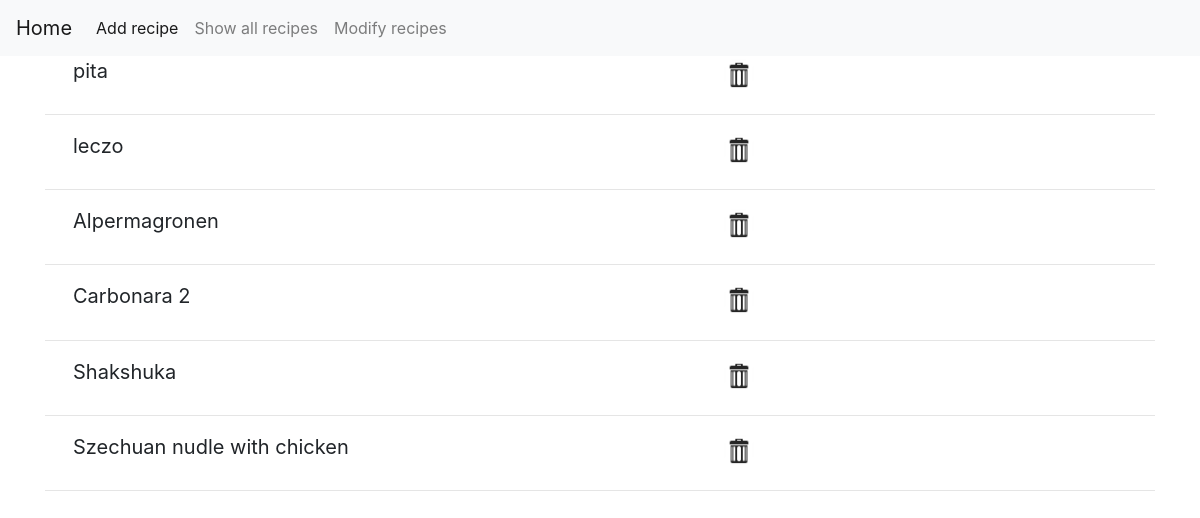
Before: /show_all_recipes with the older database file.
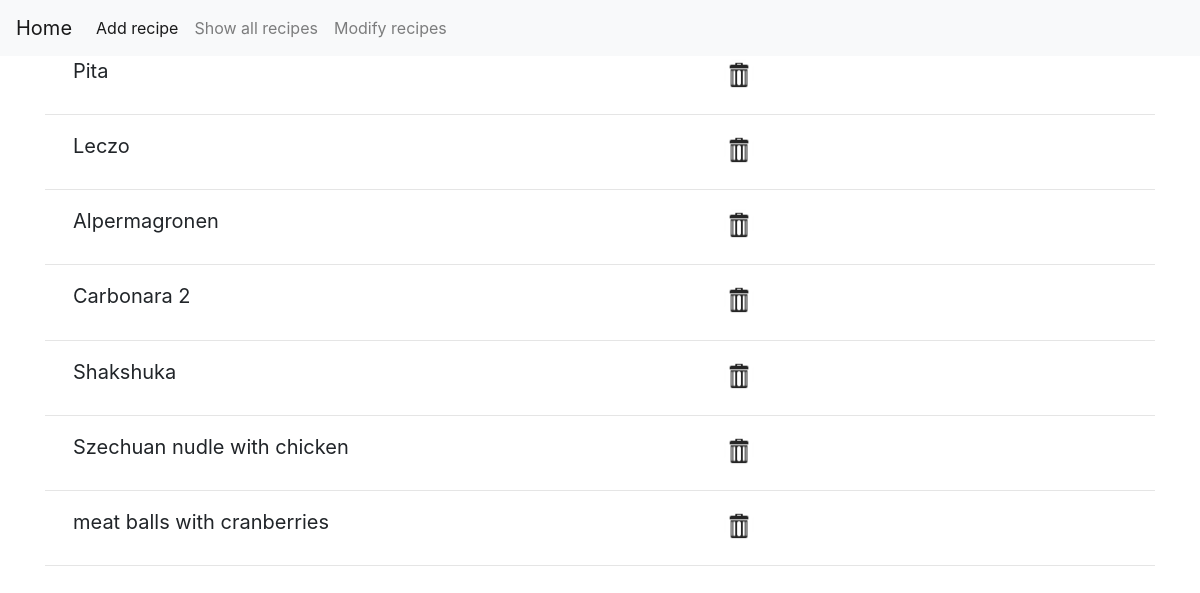
After: the same page with the newer database file.
### tables this page shows
CREATE TABLE recipes (id INTEGER PRIMARY KEY AUTOINCREMENT,recipes_name varchar(255));

### app.py (the view)
@app.route("/show_all_recipes")
def show_all_recipes():
    recipe_dict = get_all_recipes()
    return render_template("show_all_recipes.html",recipe_dict=recipe_dict)

### app.py (called while the page is built)
def get_all_recipes():
    db_answer = None
    con = dbcontext.dbConnection("recipes.db")
    db_answer = con.execute_read_query(f"""
                                        select
                                        recipes.recipes_name, ingredients.ingredient_name
                                        from recipes_ingredients
                                        join recipes
                                        on recipes.id = recipes_id
                                        join ingredients on
                                        ingredients.id = ingredient_id;""")
    all_recipes = [recipes for recipes in db_answer]
    recipe_dict={}
    for recipe in all_recipes:
        if recipe[0] not in recipe_dict:
            recipe_dict[recipe[0]]=[recipe[1]]
        else:
            recipe_dict[recipe[0]].append(recipe[1])
    return recipe_dict

### dbcontext.py (called while the page is built)
    def connect(self):
        connection = None
        try:
            connection = sqlite3.connect(self.path)
            print("Connection to SQLite DB successful")
        except Error as e:
            print(f"The error '{e}' occurred")
        return connection

    def execute_read_query(self,query):
        cursor = self.connect().cursor()
        result = None
        try:
            cursor.execute(query)
            result = cursor.fetchall()
            cursor.close()
            return result
        except Error as e:
            print(f"The error '{e}' occurred")

### templates/show_all_recipes.html (shortened to what this page needs)
{% extends "layout.html" %}
{% block body %}
{% for item in recipe_dict %}
<div class="container">
    <div class="container">
        <div class="row">
            <div class=" col-7">
                <button class="btn btn-light collapsed navbar-toggler" data-toggle="collapse" style = "white-space: normal; text-align :start" data-target="#{{ item }}" aria-expanded="true" aria-controls="collapseOne">
                    {{ item }}
                </button>
            </div>
            <div class="col-1">
                <form action="/delete_recipe_form" method="get" name="delete_recipe" id="delete">
                    <input type="image" src="/static/trash.png"  width="30" height="30" value = "Delete" name = "{{ item }}">
                </form>
            </div>
        </div>
        </div>
    <hr>
</div>
{% endfor %}
{% endblock %}

### templates/layout.html (shortened to what this page needs)
<!DOCTYPE html>
<html lang="en">
    <head>
        <link href="/static/styles.css" rel="stylesheet">
        <link rel="stylesheet" href="https://cdn.jsdelivr.net/npm/bootstrap@4.0.0/dist/css/bootstrap.min.css">
    </head>
    <body>
      <nav class="navbar navbar-expand-lg navbar-light bg-light">
        <a class="navbar-brand" href="/">Home</a>
        <div class="collapse navbar-collapse" id="navbarSupportedContent">
          <ul class="navbar-nav mr-auto">
            <li class="nav-item active">
              <a class="nav-link" href="{{ url_for('add_recipies') }}">Add recipe<span class="sr-only">(current)</span></a>
            </li>
            <li class="nav-item">
              <a class="nav-link" href="{{ url_for('show_all_recipes') }}">Show all recipes</a>
            </li>
            <li class="nav-item">
              <a class="nav-link" href="{{ url_for('modify_recipes') }}">Modify recipes</a>
            </li>
          </ul>
        </div>
      </nav>
       {% block body %}{% endblock %}
    </body>
</html>

### static/styles.css (style rules this page uses)
body { margin: auto; text-align: center; }
form { text-align: center; max-width: 30em; margin: 4%; }
form input { text-align: center; max-width: 30em; margin: 1%; }

Changed rows visible on the page:
changed recipes: recipes_name "pita" → "Pita"
changed recipes: recipes_name "leczo" → "Leczo"
added recipes: recipes_name "meat balls with cranberries"
